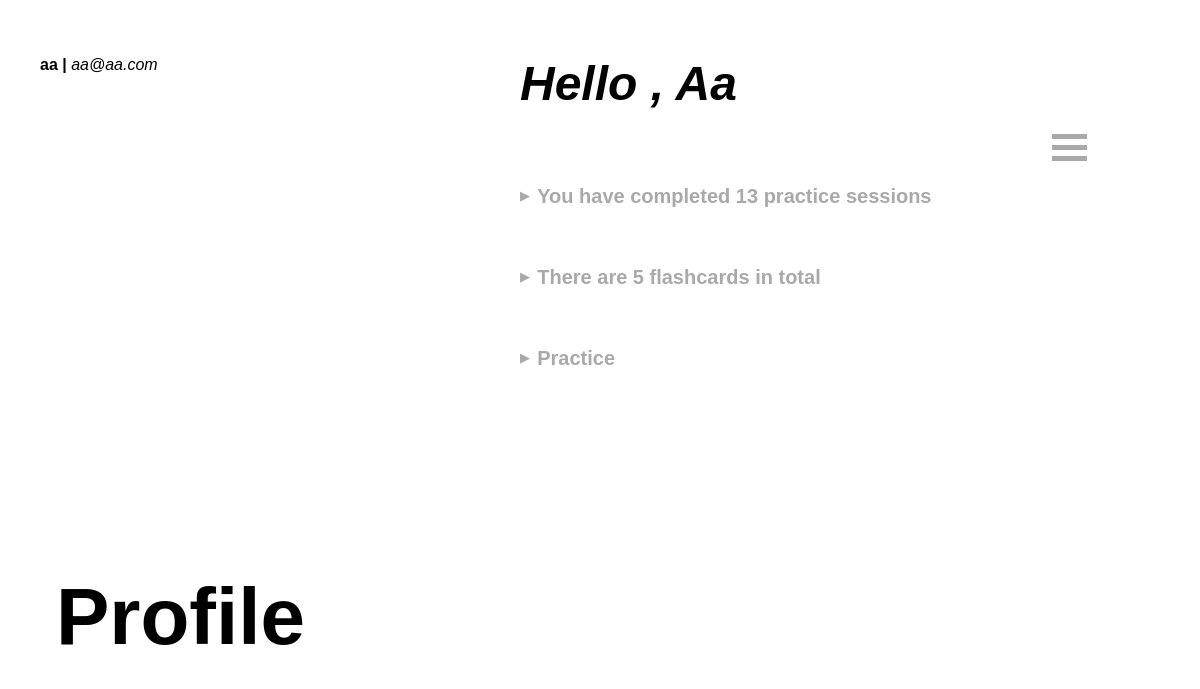
Page /user/aa (signed in) on the earlier database version.
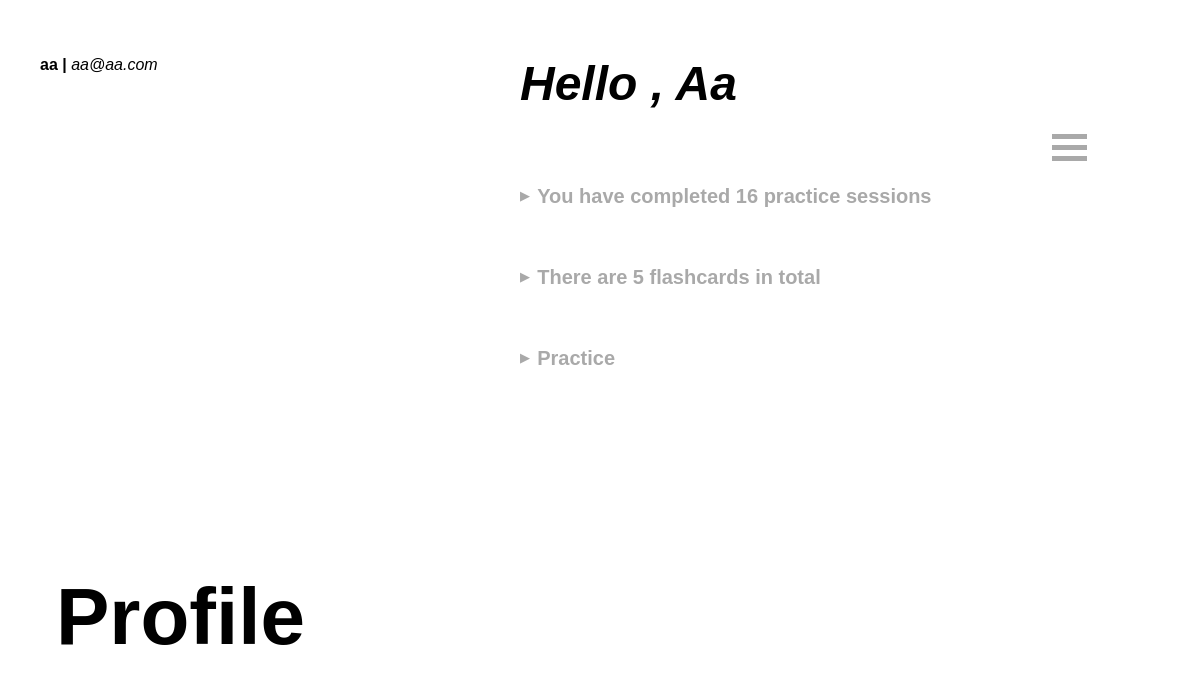
Same page on the later database version.
### models.py (models this page shows, shortened)
class User(UserMixin, db.Model):
    __tablename__ = 'users'
    id = db.Column(db.Integer, primary_key = True)
    username = db.Column(db.String(30), index = True)
    email = db.Column(db.String(120), index = True, unique = True)
    password_hash = db.Column(db.String(128))
    daily_goal = db.Column(db.Integer, nullable=True)
    completeNum = db.Column(db.Integer, default=0)
    lists = db.relationship('List', secondary=list_user, back_populates='users', cascade='all, delete')
    words = db.relationship('Word', secondary=word_user, back_populates='users', cascade='all, delete')

### routes/user_routes.py (the view)
@user_bp.route('/user/<username>')
@login_required
@check_username_match
def profile(username):
    if not current_user:
        return redirect(url_for('login.login'))
    if 'last_visit_app' not in session or elaspedTime(session['last_visit_app'], datetime.today()) > 3:
        session['last_visit_app'] = datetime.today()
        for w in current_user.words:
            w.updatePriorityTime()
        db.session.commit()
        print('update priority')
    return render_template('profile.html', user=current_user)

### app.py (called while the page is built)
@app.before_request
def check_session_lifetime():
    if request.blueprint == 'guests':
        app.permanent_session_lifetime = timedelta(minutes=30)
    elif request.blueprint == 'user' and not session.get('user_id'):
        app.permanent_session_lifetime = timedelta(minutes=30)
    else:
        app.permanent_session_lifetime = timedelta(days=7)

### functions.py (called while the page is built, shortened)
def elaspedTime(day1, day2):
    if not isinstance(day1, str):
        day1 = day1.strftime("%Y/%m/%d")
    if not isinstance(day2, str):
        day2 = day2.strftime("%Y/%m/%d")
    res = (datetime.strptime(day2, "%Y/%m/%d") - datetime.strptime(day1, "%Y/%m/%d")).days
    return res

def priorityChange(last_visit, mode=None, cur_priority = None):
    if not isinstance(last_visit, str):
        last_visit = last_visit.strftime('%Y/%m/%d')
    if not mode and not cur_priority:
        daydiff = elaspedTime(last_visit, today)
        if daydiff != 0:
            return priorityFunction(daydiff)
    else:
        raise Exception('wrong parameters for pritoryChange function')

def priorityFunction(daydiff):
    if daydiff > 0:
        return int(math.log(abs(daydiff))) * 2
    else:
        return int(math.log(abs(daydiff))) * (-2)

### models.py (called while the page is built)
    def updatePriorityTime(self):
        pdiff = priorityChange(self.last_visit)
        if pdiff:
            self.priority += pdiff

### routes/user_routes.py (called while the page is built)
@login_manager.user_loader
def load_user(id):
    return User.query.get(int(id))

def check_username_match(func):
    @wraps(func)
    def wrapper(username, *args, **kwargs):
        if username != current_user.username:
            return redirect(url_for('login.login'))
        return func(username, *args, **kwargs)
    return wrapper

### templates/profile.html (shortened to what this page needs)
{% extends "_menu.html" %}
{% block styles2 %}
<link rel="stylesheet" type="text/css" href="{{ url_for('static', filename='css/content-forms.css') }}">
<link rel="stylesheet" type="text/css" href="{{ url_for('static', filename='css/content-general.css') }}">
{% endblock %}
{% block title2 %}
<h1>Profile</h1>
{% endblock %}
{% block content2 %}
<h1>Hello
    {% if current_user.is_authenticated %}, {{ user.username }} {% endif %}
</h1><br>
<a href='' class="profile-opt">You have completed {{ user.completeNum }} practice sessions</a><br>
<a class="profile-opt"
{% if current_user.is_authenticated %} href='/user/{{ user.username }}/flashcards'
{% else %} href="/guest/flashcards"
{% endif %}>There are {{ user.words | length }} flashcards in total</a><br>
<div class="hidden-form">
    <h3 class='toggle-title' id="toggle-form" onclick="iconTransform(this, ['form-practice'])">Practice</h3>
</div>
{% endblock %}

### templates/_menu.html (shortened to what this page needs)
{% extends '_base.html' %}
{% block styles %}
<link rel="stylesheet" type="text/css" href="{{ url_for('static', filename='css/style-menu.css') }}">
{% block styles2 %}{% endblock %}
{% endblock %}
{% block title %}
<div class="info">
    <p><strong>
        {% if current_user.is_authenticated %} {{ current_user.username }} |
        {% else %} Guest
        {% endif %}
    </strong>
    {% if current_user.is_authenticated %} <em>{{ current_user.email }}</em>
    {% endif %}
</div>
{% block title2 %}{% endblock %}
{% endblock %}
{% block content %}
{% block content2 %}{% endblock %}
<div class="center">
    <div id='menu-icon' class="menu-icon" onclick="iconTransform(this, ['menu'])">
      <div class="bar1"></div>
      <div class="bar2"></div>
      <div class="bar3"></div>
    </div>
</div>
{% endblock %}

### templates/_base.html (shortened to what this page needs)
<html>
    <head>
        <link rel="stylesheet" type="text/css" href="{{ url_for('static', filename='css/style-base.css') }}">
        {% block styles %}{% endblock %}
    </head>
    <body>
        <div class="title">
            {% block title %}{% endblock %}
        </div>
        <div class="content">
            {% block content %}{% endblock %}
            <br><br>
        </div>
    </body>
</html>

### static/css/style-base.css (style rules this page uses)
* { margin: 0; padding: 0; font-family: Arial, Helvetica, sans-serif; }
.title { position: fixed; width: 40%; height: 100%; background-color: white; }
.title h1 { font-size: min(5em, 8vw); overflow: hidden; position: absolute; bottom: 20vh; width: 100%; text-align: left; padding-left: 7vh; }
.info p { display: inline-block; font-size: 2vh; padding: 7vh 0 0 5vh; }
.content { position: absolute; left: 40%; width: 45%; height: max-content; padding: 7vh 5vh; }

### static/css/style-menu.css (style rules this page uses)
.center { position: fixed; right: 0; top: 0; height: 100%; width: 12%; }
.menu-icon { position: relative; top: 7vh; left: 3vw; align-items: right; margin-right: 5vh; z-index: 1; cursor: pointer; }
.bar1, .bar2, .bar3 { width: 35px; height: 5px; background-color: darkgray; margin: 6px 0; transition: 0.4s; }

### static/css/content-forms.css (style rules this page uses)
.hidden-form { height: max-content; min-height: 50vh; }
.form-title, .profile-opt, .toggle-title { color: darkgray; padding: 2vh 0 3vh 0; z-index: 1; font-size: max(2.5vh, 9pt); font-weight: 800; }
a.profile-opt { color: darkgray; display: block; padding-bottom: 3vh; font-size: max(2.5vh, 9pt); font-weight: 800; text-decoration: none; }
.profile-opt::before, .toggle-title::before, .icon::before { display: inline-block; color: darkgray; padding: 0 1vh 0.5vh 0; content: '\25B6'; font-size: 1.5vh; vertical-align: middle; }

### static/css/content-general.css (style rules this page uses)
.content h1 { font-size: min(3em, 7vh); font-style: oblique; padding: 0 0 5vh 0; text-transform: capitalize; }
h3 { font-size: max(2.5vh, 9pt); font-weight: 800; }
.center { text-align: center; margin: 9vh 5vh 0 5vh; }

Differences in the rows shown:
changed User "Aa": completeNum "13" → "16"
